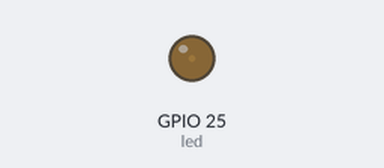
The program below on a simulated Raspberry Pi (BCM pin numbers). Shown: output pins drawn as LEDs (lit = HIGH). What the program prints to the terminal is not drawn.

Above: at 0.05 s.
At 0.5 s:
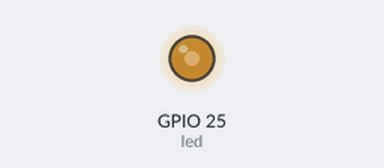
At 0.95 s:
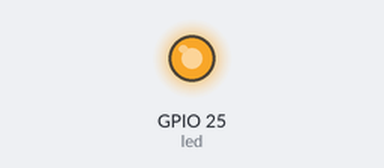
At 1.75 s:
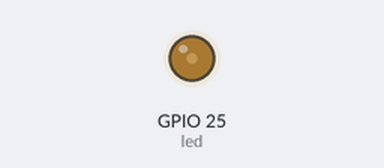
Timing chart, 0 to 4.7 s (numbered marks = the images above):
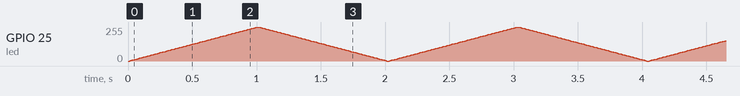

The program:

08-03-pwm-breathing.py
```python
from gpiozero import PWMLED
from time import sleep

# Khởi tạo đèn LED tại chân GPIO 25 sử dụng lớp đối tượng PWM
led = PWMLED(25)

print("Hệ thống đang kích hoạt hiệu ứng Đèn LED thở...")
print("Hãy quan sát bóng LED trên Breadboard. Nhấn Ctrl + C để dừng lại.")

try:
    while True:
        # -----------------------------------------------------------------
        # CHIỀU 1: SÁNG DẦN LÊN (Tăng Duty Cycle từ 0% lên 100%)
        # -----------------------------------------------------------------
        # Hàm range(0, 101) sẽ chạy từ số 0 đến số 100
        for brightness in range(0, 101):
            # Lớp PWMLED yêu cầu giá trị từ 0.0 đến 1.0
            # Ta lấy số nguyên chia cho 100.0 để ra số thực (Ví dụ: 50 / 100.0 = 0.5)
            led.value = brightness / 100.0

            # Giữ mức độ sáng này trong 10 mili giây để mắt người kịp cảm nhận
            sleep(0.01)

        # -----------------------------------------------------------------
        # CHIỀU 2: MỜ DẦN ĐI (Giảm Duty Cycle từ 100% xuống 0%)
        # -----------------------------------------------------------------
        # Vòng lặp lùi: Bắt đầu từ 100, lùi về 0, mỗi bước trừ đi 1 đơn vị (-1)
        for brightness in range(100, -1, -1):
            led.value = brightness / 100.0
            sleep(0.01)

except KeyboardInterrupt:
    # Bẫy lỗi khi bạn bấm nút Stop màu đỏ trên Thonny hoặc gõ Ctrl + C
    print("\n[Thông báo] Đang dừng chương trình...")
    led.value = 0.0  # Tắt hẳn đèn LED để bảo vệ linh kiện
    led.close()      # Giải phóng chân GPIO 25
    print("Đã dọn dẹp chân GPIO. Tạm biệt!")
```
